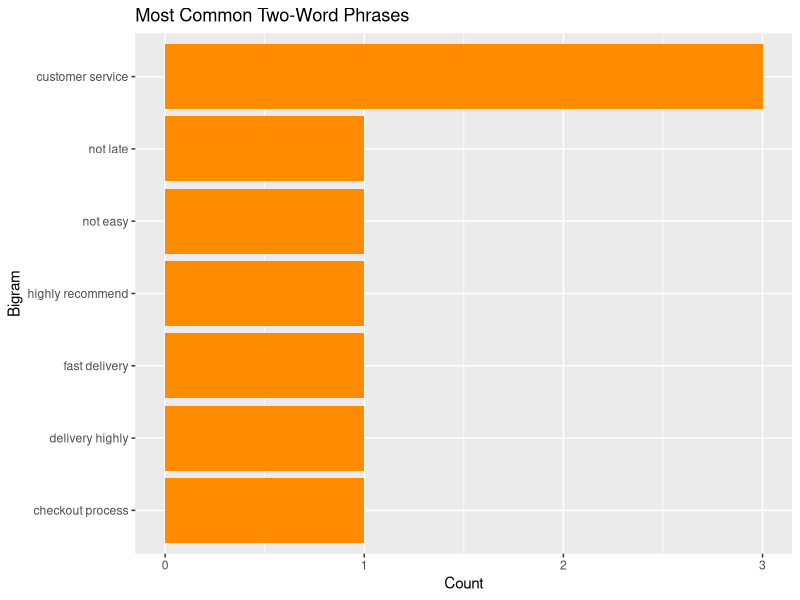

Write the R code that produced this figure.
# Chapter 17 - Text Analytics
# Single-word analysis loses word order - "not good" and "good" would be
# treated identically. N-grams (word pairs, triples, etc.) preserve some
# of that context. This is commonly used to catch negations and common
# phrases that single-word frequency analysis misses.

library(tidytext)
library(dplyr)
library(ggplot2)
library(tidyr)

reviews_df <- data.frame(
  doc_id = 1:5,
  text = c(
    "The customer service was not good and the staff seemed unhelpful.",
    "Delivery was not late this time, everything arrived on schedule.",
    "Great customer service and very fast delivery, highly recommend.",
    "The checkout process was not easy and took far too long.",
    "Customer service was excellent, truly great experience overall."
  ),
  stringsAsFactors = FALSE
)

# token = "ngrams", n = 2 splits text into overlapping two-word phrases
# instead of single words
bigrams <- reviews_df %>%
  unnest_tokens(bigram, text, token = "ngrams", n = 2)

print(head(bigrams$bigram, 10))

# separate() splits "word1 word2" into two columns so stop words can be
# filtered from EACH position (filtering the combined phrase directly
# would miss cases like "was not")
bigrams_split <- bigrams %>%
  separate(bigram, into = c("word1", "word2"), sep = " ")

bigrams_clean <- bigrams_split %>%
  filter(!word1 %in% stop_words$word | word1 == "not",  # keep "not" - it matters here
         !word2 %in% stop_words$word)

bigram_counts <- bigrams_clean %>%
  unite(bigram, word1, word2, sep = " ") %>%
  count(bigram, sort = TRUE)

print(bigram_counts)

# --- chart: most common two-word phrases ---
ggplot(head(bigram_counts, 8), aes(x = reorder(bigram, n), y = n)) +
  geom_col(fill = "darkorange") +
  coord_flip() +
  labs(title = "Most Common Two-Word Phrases", x = "Bigram", y = "Count")
